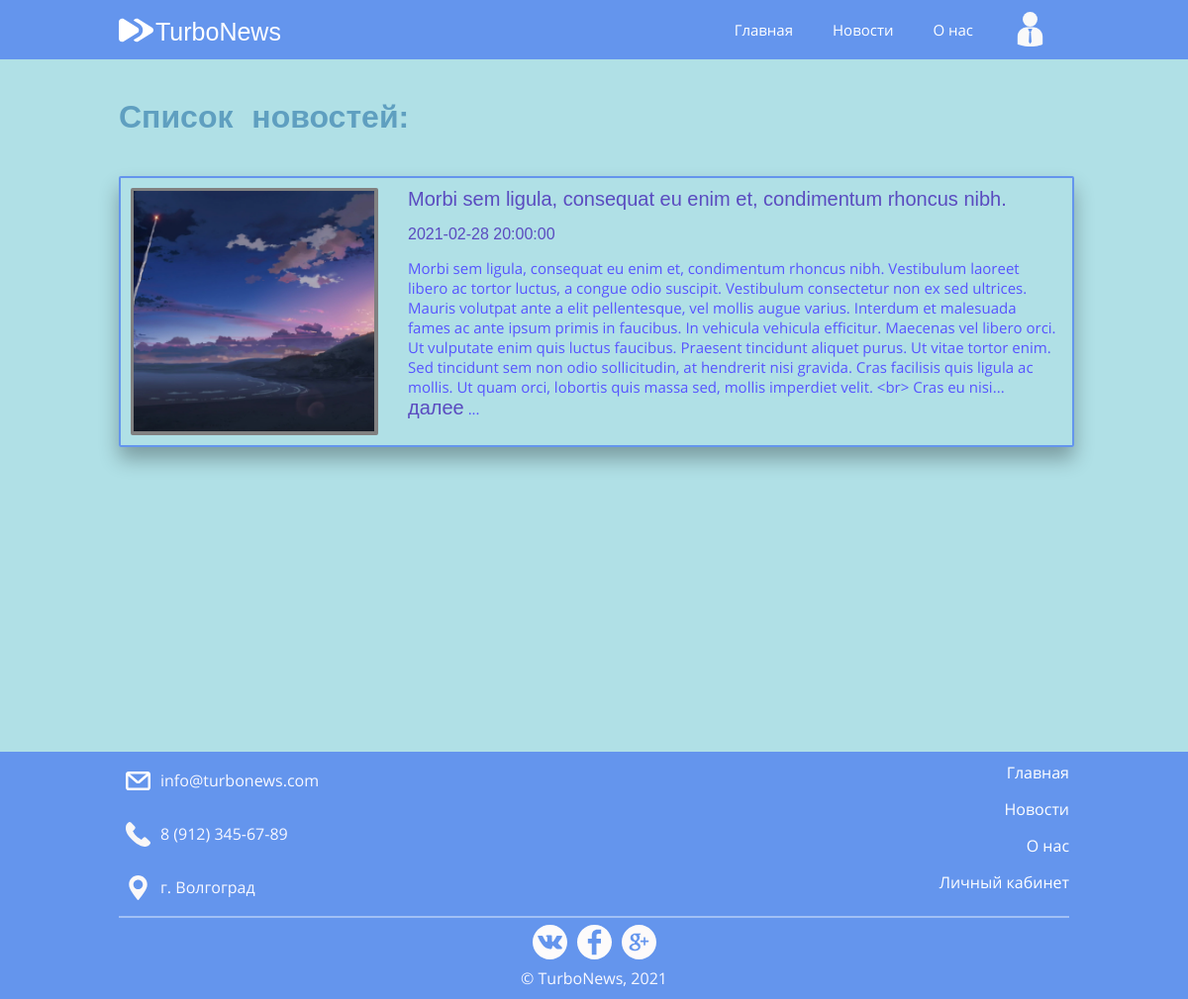
The app's page /index.php?page=techNews with its own data.
### tables this page shows
CREATE TABLE `news` (
  `news_id` int(11) NOT NULL,
  `news_title` mediumtext NOT NULL,
  `news_text` longtext NOT NULL,
  `news_image` mediumtext DEFAULT NULL,
  `news_date` timestamp NOT NULL DEFAULT current_timestamp(),
  `news_type` varchar(50) NOT NULL
);

### pages/techNews.php (the view, shortened to what this page needs)
<h1 id="mainTitle">Список новостей:</h1>
<?php
	require_once 'connection.php';
	$connectTechNewsPage = mysqli_connect($hostname, $username, $password, $database)
		or die('Error' . mysqli_error($connectTechNewsPage));
	mysqli_set_charset($connectTechNewsPage, 'utf-8');
				?>
				<?php
	$queryTechNewsLoad = "SELECT * FROM news";
	$loadTechNews = mysqli_query($connectTechNewsPage, $queryTechNewsLoad)
		or die('Error' . mysqli_error($connectTechNewsPage));
	if($loadTechNews) {
		while($techNews = mysqli_fetch_array($loadTechNews)) {
			if($techNews['news_type'] == "tech") {
				$cutNewsText = $techNews['news_text'];
				$currentNewsID = $techNews['news_id'];
				$cutNewsText = substr($cutNewsText, 0, 660);
				$cutNewsText = rtrim($cutNewsText, "!,.-");
				$cutNewsText = substr($cutNewsText, 0, strrpos($cutNewsText, ' '));
				$readyCurrentNewsText = $cutNewsText . "... " . "<a href='index.php?page=openedNewsPage&NID=$currentNewsID' class='newsMoreBtn'>далее</a>" . " ...";
				if($techNews['news_image'] != NULL) {
					?>
					<div class="newsContainerWithPhoto">
						<div class="newsImage">
							<a href="index.php?page=openedNewsPage&NID=<?php echo $techNews['news_id']; ?>" class="newsMoreBtn">
								<img src="../images/newsPhotos/<?php echo $techNews['news_image']; ?>">
							</a>
						</div>
						<div class="newsTitle">
							<a href="index.php?page=openedNewsPage&NID=<?php echo $techNews['news_id']; ?>" class="newsMoreBtn">
								<?php echo $techNews['news_title']; ?>
							</a>
						</div>
						<div class="newsDate">
							<?php echo $techNews['news_date']; ?>
						</div>
						<div class="newsText">
							<?php echo $readyCurrentNewsText; ?>
						</div>
					</div>
					<?php
				}
			}
		}
	}
?>

### styles/site.css (style rules this page uses)
body, html { padding: 0; margin: 0; color: #F8F8FF; font-family: "OpenSans", sans-serif; background-color: #B0E0E6; }
#mainTitle { float: left; width: 100%; margin-top: 30px; font-family: Exo, sans-serif; font-size: 2em; word-spacing: 10px; color: #5F9FC0; }
.newsContainerWithPhoto { margin-top: 20px; float: left; width: 98%; min-height: 200px; padding: 10px; border: 2px solid #6495ED; border-radius: 2px 2px 2px 2px; margin-bottom: 25px; display: inline; position: relative; box-shadow: 0 12px 20px rgba(0, 0, 0, 0.3); }
.newsImage { margin-right: 30px; float: left; width: 250px; height: 250px; background-color: #808080; border-radius: 2px 2px 2px 2px; }
.newsImage img { width: 97%; height: 97%; padding: 3px; object-fit: cover; object-position: center; }
.newsMoreBtn { width: 100%; text-align: left; font-family: Exo, sans-serif; text-decoration: none; color: #5A4BC0; font-size: 20px; }
.newsDate { text-align: left; margin-top: 15px; margin-bottom: 15px; font-family: Exo, sans-serif; color: #5A4BC0; }
.newsText { font-family: OpenSans, sans-serif; color: #5754FF; font-size: 15px; margin-bottom: 5px; }

### records on screen
news: news_image (picture), news_title "Morbi sem ligula, consequat eu enim et, condimentum rhoncus nibh.", news_date "2021-02-28 20:00:00", news_text "Morbi sem ligula, consequat eu enim et, condimentum rhoncus nibh. Vestibulum laoreet libero ac tortor luctus, a congue odio suscipit. Vestibulum consectetur non ex sed ultrices. Mauris volutpat ante a elit pellentesque, vel mollis augue varius. Interdum et malesuada fames ac ante ipsum primis in faucibus. In vehicula vehicula efficitur. Maecenas vel libero orci. Ut vulputate enim quis luctus faucibus. Praesent tincidunt aliquet purus. Ut vitae tortor enim. Sed tincidunt sem non odio sollicitudin, at hendrerit nisi gravida. Cras facilisis quis ligula ac mollis. Ut quam orci, lobortis quis massa sed, mollis imperdiet velit. <br> Cras eu nisi"
